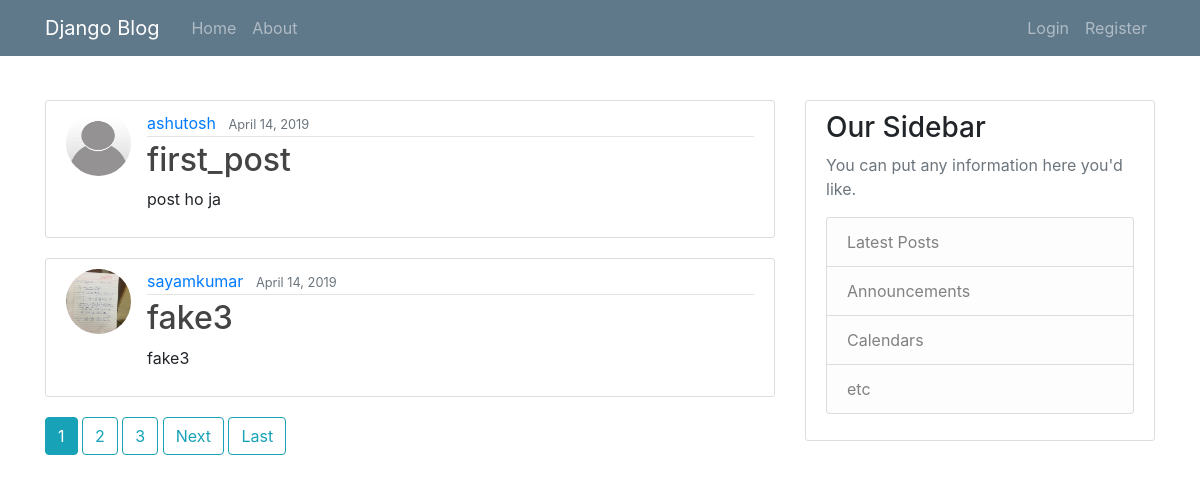
Before: / with the older database file.
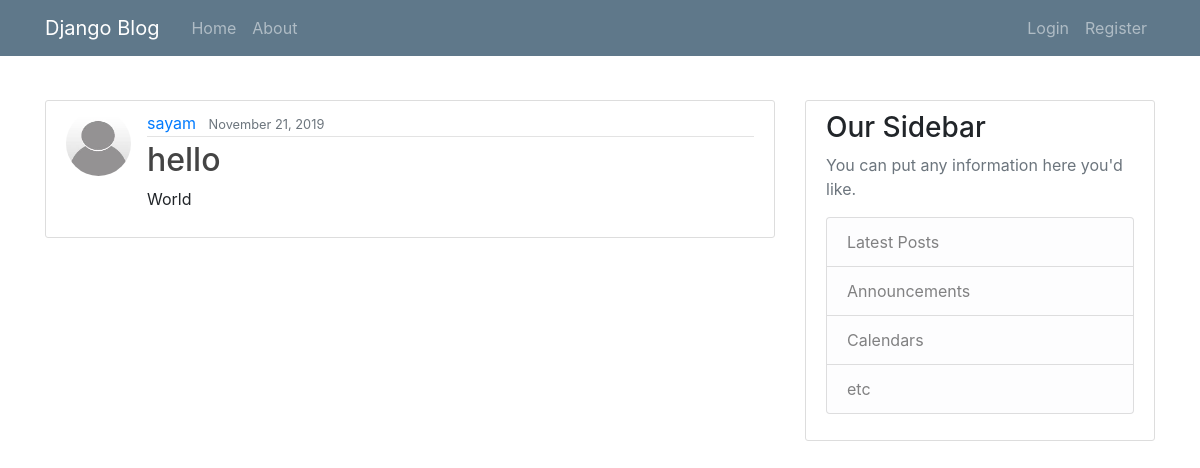
After: the same page with the newer database file.
### blog/models.py (models this page shows, shortened)
class Post(models.Model):
    title = models.CharField(max_length=100)
    content = models.TextField()
    date_posted = models.DateTimeField(default = timezone.now) #we have not used timezone.now() to call the function just pass the exact function as the value
    author = models.ForeignKey(User,on_delete = models.CASCADE) # this will help in deleting all the posts of the user when a user is deleted.

### users/models.py (models this page shows, shortened)
class Profile(models.Model):
    user = models.OneToOneField(User,on_delete = models.CASCADE)
    img = models.ImageField(default = 'default.jpg',upload_to='profile_pics')

### blog/views.py (the view)
# urls.py: path('', PostListView.as_view(),name='blog_home'),
class PostListView(ListView):
    model = Post
    template_name = 'blog/home.html'
    context_object_name = 'posts';
    ordering = ['-date_posted']
    paginate_by = 2

### blog/templates/blog/home.html (shortened to what this page needs)
{% extends "blog/base.html" %}
{%block content%}
    {% for post in posts %}
    <article class="media content-section">
      <img class="rounded-circle article-img"src="{{post.author.profile.img.url}}">
      <div class="media-body">
        <div class="article-metadata">
          <a class="mr-2" href="{%url 'user-posts' post.author.username %}">{{ post.author }}</a>
          <small class="text-muted">{{ post.date_posted|date:"F d, Y" }}</small>
        </div>
        <h2><a class="article-title" href="{%url 'post_detail' post.id%}">{{ post.title }}</a></h2>
        <p class="article-content">{{ post.content }}</p>
      </div>
    </article>
    {% endfor %}
    {%if is_paginated %}
      {% for num in page_obj.paginator.page_range %}
        {% if page_obj.number == num %}
          <a href="?page={{num}}" class="btn btn-info mb-4">{{num}}</a>
        {% elif num > page_obj.number|add:'-3' and num < page_obj.number|add:'3' %}
          <a href="?page={{num}}" class="btn btn-outline-info mb-4">{{num}}</a>
        {% endif %}
      {% endfor %}
      {% if page_obj.has_next %}
        <a href="?page={{page_obj.next_page_number}}" class="btn btn-outline-info mb-4">Next</a>
        <a href="?page={{page_obj.paginator.num_pages}}" class="btn btn-outline-info mb-4">Last</a>
      {% endif %}
    {% endif %}
{%endblock content%}

### blog/templates/blog/base.html (shortened to what this page needs)
{% load static %}
<!DOCTYPE html>
<html lang="en" dir="ltr">
  <head>
    <link rel="stylesheet" type="text/css" href="{% static 'blog/main.css' %}">
    <link rel="stylesheet" href="https://maxcdn.bootstrapcdn.com/bootstrap/4.0.0/css/bootstrap.min.css">
  </head>
<body>
  <header class="site-header">
    <div class="alpha">
      <nav class="navbar navbar-expand-md navbar-dark bg-steel fixed-top">
        <div class="container">
          <a class="navbar-brand mr-4" href="{% url 'blog_home' %}">Django Blog</a>
          <div class="collapse navbar-collapse" id="navbarToggle">
            <div class="navbar-nav mr-auto">
              <a class="nav-item nav-link" href="{% url 'blog_home' %}">Home</a>
              <a class="nav-item nav-link" href="{% url 'blog_about' %}">About</a>
            </div>
            <div class="navbar-nav">
              {% if user.is_authenticated %}
                <a class="nav-item nav-link" href="{% url 'post_create' %}">New Post</a>
                <a class="nav-item nav-link" href="{% url 'profile' %}">Profile</a>
                <a class="nav-item nav-link" href="{% url 'logout' %}">Logout</a>
              {%else%}
                <a class="nav-item nav-link" href="{% url 'login' %}">Login</a>
                <a class="nav-item nav-link" href="{% url 'register' %}">Register</a>
              {%endif%}
            </div>
          </div>
        </div>
      </nav>
    </div>
  </header>
  <main role="main" class="container">
    <div class="row">
      <div class="col-md-8">
        {% block content %}{% endblock %}
      </div>
      <div class="col-md-4">
        <div class="content-section">
          <h3>Our Sidebar</h3>
          <p class='text-muted'>You can put any information here you'd like.
            <ul class="list-group">
              <li class="list-group-item list-group-item-light">Latest Posts</li>
              <li class="list-group-item list-group-item-light">Announcements</li>
              <li class="list-group-item list-group-item-light">Calendars</li>
              <li class="list-group-item list-group-item-light">etc</li>
            </ul>
          </p>
        </div>
      </div>
    </div>
  </main>
</body>
</html>

### blog/static/blog/main.css (style rules this page uses)
body { background: #cccccc; color: #333333; margin-top: 5rem; }
h1, h2, h3, h4, h5, h6 { color: #444444; }
ul { margin: 0; }
.alpha { margin-bottom: 100px; }
.bg-steel { background-color: #5f788a; }
.site-header .navbar-nav .nav-link { color: #cccccc; }
.content-section { background: #ffffff; padding: 10px 20px; border: 1px solid #dddddd; border-radius: 3px; margin-bottom: 20px; }
.article-title { color: #444444; }
.article-content { white-space: pre-line; }
.article-img { height: 65px; width: 65px; margin-right: 16px; }
.article-metadata { padding-bottom: 1px; margin-bottom: 4px; border-bottom: 1px solid #e3e3e3; }

Changed rows visible on the page:
removed Post: author.profile.img (placeholder picture), author "ashutosh", date_posted "April 14, 2019", title "first_post", content "post ho ja"
removed Post: author.profile.img (picture), author "sayamkumar", date_posted "April 14, 2019", title "fake3", content "fake3"
added Post: author.profile.img (placeholder picture), author "sayam", date_posted "November 21, 2019", title "hello", content "World"
Other visible differences:
list line gone: "1"
list line gone: "2"
list line gone: "3"
text no longer shown: "Next Last"
